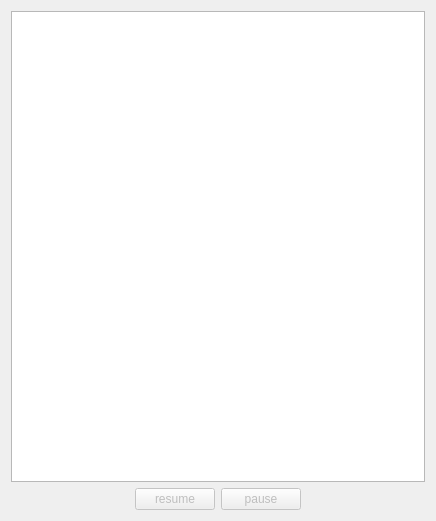
       <widget class="QWidget" name="ScriptsPage">
        <property name="geometry">
         <rect>
          <x>0</x>
          <y>0</y>
          <width>436</width>
          <height>521</height>
         </rect>
        </property>
        <attribute name="label">
         <string>Scripts</string>
        </attribute>
        <attribute name="toolTip">
         <string>start/stop scripts</string>
        </attribute>
        <layout class="QVBoxLayout" name="verticalLayout_16">
         <item>
          <widget class="QListWidget" name="workerScriptListWidget">
           <property name="acceptDrops">
            <bool>true</bool>
           </property>
           <property name="toolTip">
            <string>&lt;html&gt;&lt;head/&gt;&lt;body&gt;&lt;p&gt;scripts can be added/modified in the script window, to start/stop a script:&lt;/p&gt;&lt;p&gt;- double click a row&lt;/p&gt;&lt;p&gt;- select a row and press enter&lt;/p&gt;&lt;p&gt;- select a row and press a button from below&lt;/p&gt;&lt;/body&gt;&lt;/html&gt;</string>
           </property>
           <property name="dragEnabled">
            <bool>true</bool>
           </property>
           <property name="dragDropMode">
            <enum>QAbstractItemView::DragDrop</enum>
           </property>
          </widget>
         </item>
         <item>
          <layout class="QHBoxLayout" name="horizontalLayout_4">
           <item>
            <spacer name="horizontalSpacer_8">
             <property name="orientation">
              <enum>Qt::Horizontal</enum>
             </property>
             <property name="sizeHint" stdset="0">
              <size>
               <width>40</width>
               <height>20</height>
              </size>
             </property>
            </spacer>
           </item>
           <item>
            <widget class="QPushButton" name="startWorkerScriptsPushButton">
             <property name="enabled">
              <bool>false</bool>
             </property>
             <property name="text">
              <string>resume</string>
             </property>
            </widget>
           </item>
           <item>
            <widget class="QPushButton" name="pauseWorkerScriptPushButton">
             <property name="enabled">
              <bool>false</bool>
             </property>
             <property name="text">
              <string>pause</string>
             </property>
            </widget>
           </item>
           <item>
            <spacer name="horizontalSpacer_6">
             <property name="orientation">
              <enum>Qt::Horizontal</enum>
             </property>
             <property name="sizeHint" stdset="0">
              <size>
               <width>40</width>
               <height>20</height>
              </size>
             </property>
            </spacer>
           </item>
          </layout>
         </item>
         <item>
          <layout class="QHBoxLayout" name="horizontalLayout_5"/>
         </item>
        </layout>
       </widget>
